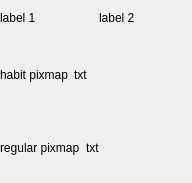
<?xml version="1.0" encoding="UTF-8"?>
<ui version="4.0">
 <class>achievmentItem</class>
 <widget class="QWidget" name="achievmentItem">
  <property name="geometry">
   <rect>
    <x>0</x>
    <y>0</y>
    <width>192</width>
    <height>183</height>
   </rect>
  </property>
  <property name="windowTitle">
   <string>Form</string>
  </property>
  <widget class="QWidget" name="layoutWidget">
   <property name="geometry">
    <rect>
     <x>0</x>
     <y>0</y>
     <width>191</width>
     <height>181</height>
    </rect>
   </property>
   <layout class="QVBoxLayout" name="verticalLayout" stretch="1,4">
    <item>
     <layout class="QHBoxLayout" name="horizontalLayout">
      <item>
       <widget class="QLabel" name="dayOfWeek_label">
        <property name="text">
         <string>label 1</string>
        </property>
       </widget>
      </item>
      <item>
       <widget class="QLabel" name="dayOfMonth_label">
        <property name="text">
         <string>label 2</string>
        </property>
       </widget>
      </item>
     </layout>
    </item>
    <item>
     <layout class="QVBoxLayout" name="verticalLayout_4">
      <item>
       <layout class="QHBoxLayout" name="horizontalLayout_2" stretch="1,4">
        <item>
         <widget class="QLabel" name="habitPixmap_label">
          <property name="text">
           <string>habit pixmap</string>
          </property>
         </widget>
        </item>
        <item>
         <widget class="QLabel" name="habit_label">
          <property name="text">
           <string>txt</string>
          </property>
         </widget>
        </item>
       </layout>
      </item>
      <item>
       <layout class="QHBoxLayout" name="horizontalLayout_3" stretch="1,4">
        <item>
         <widget class="QLabel" name="regularTaskPixmap_label">
          <property name="text">
           <string>regular pixmap</string>
          </property>
         </widget>
        </item>
        <item>
         <widget class="QLabel" name="regularTask_label">
          <property name="text">
           <string>txt</string>
          </property>
         </widget>
        </item>
       </layout>
      </item>
     </layout>
    </item>
   </layout>
  </widget>
 </widget>
 <resources/>
 <connections/>
</ui>
